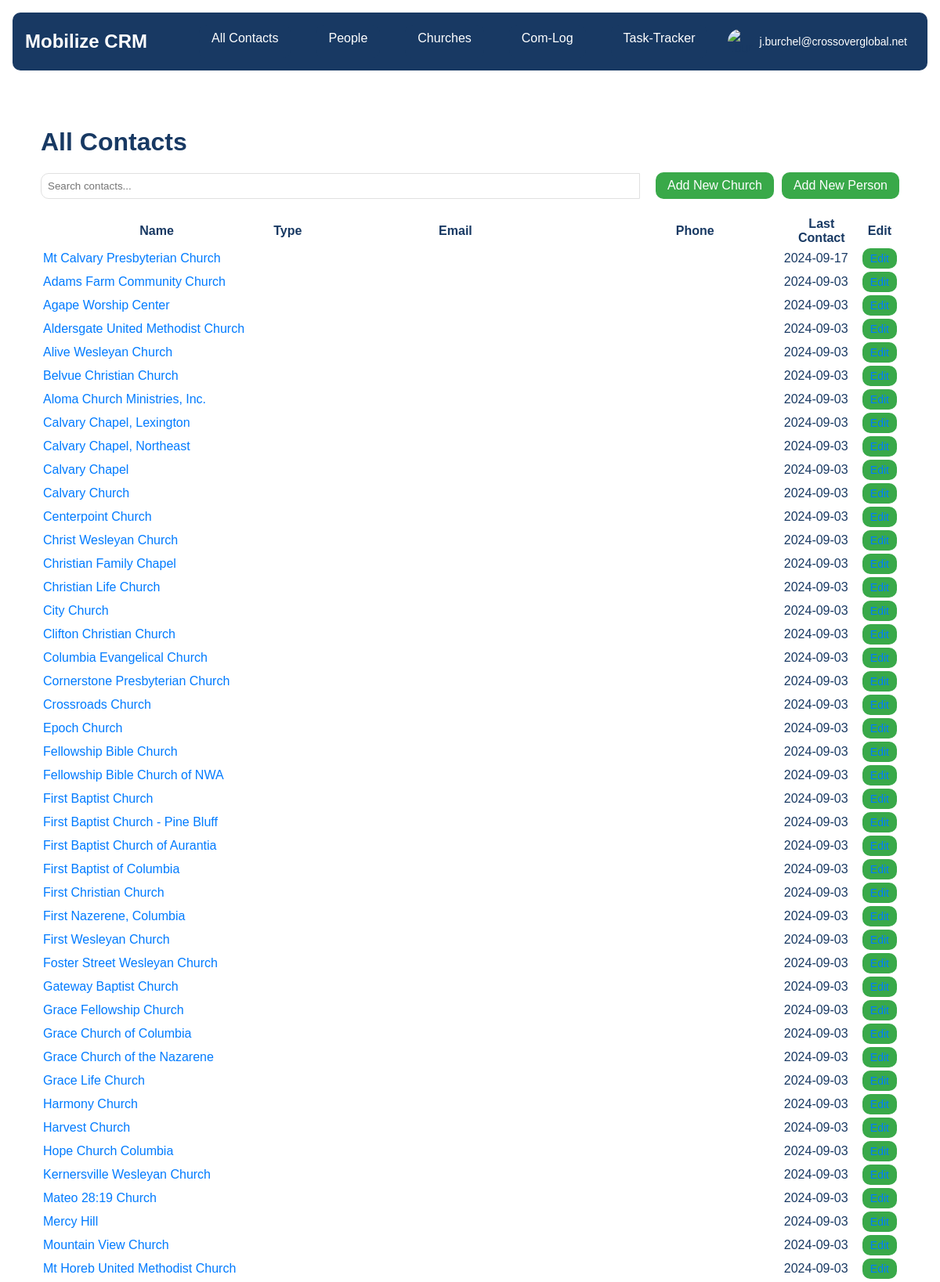
The page /contacts/ (signed in, upper part) on the database its author committed.
### userprofile/models.py (models this page shows, shortened)
class CustomUser(AbstractUser):
    profile_image = models.ImageField(upload_to='profile_images/', null=True, blank=True)
    profile_thumbnail = models.ImageField(upload_to='profile_thumbnails/', null=True, blank=True)
    email_signature = models.TextField(blank=True, null=True)
    google_refresh_token = models.CharField(max_length=255, blank=True, null=True)
    groups = models.ManyToManyField(
        'auth.Group',
        verbose_name='groups',
        blank=True,
        help_text='The groups this user belongs to. A user will get all permissions granted to each of their groups.',
        related_name='customuser_set',
        related_query_name='customuser',
    )
    user_permissions = models.ManyToManyField(
        'auth.Permission',
        verbose_name='user permissions',
        blank=True,
        help_text='Specific permissions for this user.',
        related_name='customuser_set',
        related_query_name='customuser',
    )

### contacts/models.py (models this page shows, shortened)
class Contact(models.Model):
    STATE = (
        ('al', 'AL'), ('ak', 'AK'), ('az', 'AZ'), ('ar', 'AR'), ('ca', 'CA'),('co', 'CO'),('ct', 'CT'),('de', 'DE'), ('fl', 'FL'), ('ga', 'GA'),
        ('hi', 'HI'), ('id', 'ID'), ('il', 'IL'), ('in', 'IN'), ('ia', 'IA'), ('ks', 'KS'), ('ky', 'KY'), ('la', 'LA'), ('me', 'ME'),
        ('md', 'MD'), ('ma', 'MA'), ('mi', 'MI'), ('mn', 'MN'), ('ms', 'MS'), ('mo', 'MO'), ('mt', 'MT'), ('ne', 'NE'), ('nv', 'NV'),
        ('nh', 'NH'), ('nj', 'NJ'), ('nm', 'NM'), ('ny', 'NY'), ('nc', 'NC'), ('nd', 'ND'), ('oh', 'OH'), ('ok', 'OK'), ('or', 'OR'),
        ('pa', 'PA'), ('ri', 'RI'), ('sc', 'SC'), ('sd', 'SD'), ('tn', 'TN'), ('tx', 'TX'), ('ut', 'UT'), ('vt', 'VT'), ('va', 'VA'),
        ('wa', 'WA'), ('wv', 'WV'), ('wi', 'WI'), ('wy', 'WY'),('dc', 'DC')
    )
    PREFERRED_CONTACT_METHODS = (
        ('email', 'Email'),('phone', 'Phone'),('text', 'Text'),('Facebook Messanger',
        'Facebook Messanger'),('whatsapp', 'Whatsapp'),('groupme', 'Groupme'),('signal', 'Signal'),('other', 'Other')
    )
    church_name = models.CharField(max_length=100, null=True, blank=True)
    first_name = models.CharField(max_length=100)
    last_name = models.CharField(max_length=100)
    image = models.ImageField(upload_to=get_image_path, null=True, blank=True)
    preferred_contact_method = models.CharField(max_length=100, choices=PREFERRED_CONTACT_METHODS)
    phone = models.CharField(max_length=50)
    email = models.EmailField()
    street_address = models.CharField(max_length=200, null=True, blank=True)
    city = models.CharField(max_length=100, null=True, blank=True)
    state = models.CharField(max_length=2, choices=STATE, null=True, blank=True)
    zip_code = models.CharField(max_length=10, null=True, blank=True)
    initial_notes = models.TextField(null=True, blank=True)
    date_created = models.DateField(auto_now_add=True,null=True, blank=True)
    date_modified = models.DateField(auto_now=True,null=True, blank=True)
    com_log = GenericRelation(ComLog)
    def get_name(self):
        if hasattr(self, 'church'):
            return self.church.church_name or "Unnamed Church"
        elif hasattr(self, 'people'):
            return f"{self.people.first_name} {self.people.last_name}".strip() or "Unnamed Person"
        else:
            return self.church_name or f"{self.first_name} {self.last_name}".strip() or "Unnamed Contact"

### contacts/views.py (the view)
# urls.py: path('', views.ContactListView.as_view(), name='contact_list'),
@method_decorator(login_required, name='dispatch')
class ContactListView(ListView):
    model = Contact
    template_name = 'contacts/contact_list.html'
    context_object_name = 'contacts'
    def get_queryset(self):
        return Contact.objects.select_related('people', 'church').order_by('last_name', 'first_name')
    def get_context_data(self, **kwargs):
        context = super().get_context_data(**kwargs)
        contacts_data = []
        for contact in context['contacts']:
            contact_dict = {
                'id': contact.id,
                'name': contact.get_name(),
                'type': 'Person' if hasattr(contact, 'people') else 'Church',
                'email': contact.email,
                'phone': contact.phone,
                'last_contact': contact.date_modified.strftime('%Y-%m-%d') if contact.date_modified else '',
            }
            contacts_data.append(contact_dict)
        context['contacts_json'] = json.dumps(contacts_data)
        return context

### contacts/templates/contacts/contact_list.html (shortened to what this page needs)
{% extends 'core/base.html' %}
{% load static %}
{% block extra_css %}
<link rel="stylesheet" href="{% static 'css/contacts_list.css' %}">
{% endblock %}
{% block content %}
<div class="container">
    <h1>All Contacts</h1>
    <div class="actions">
        <div class="search-bar">
            <input type="text" id="contact-search" placeholder="Search contacts...">
        </div>
        <div class="add-buttons">
            <a href="{% url 'contacts:add_contact' contact_type='church' %}" class="btn btn-primary">Add New Church</a>
            <a href="{% url 'contacts:add_contact' contact_type='people' %}" class="btn btn-primary">Add New Person</a>
        </div>
    </div>
    <table class="table">
            <thead>
                <tr>
                    <th>Name</th>
                    <th>Type</th>
                    <th>Email</th>
                    <th>Phone</th>
                    <th>Last Contact</th>
                    <th>Edit</th>
                </tr>
            </thead>
        <tbody id="contacts-body">
            {% for contact in contacts %}
                <tr>
                    <td>
                        {% if contact.church %}
                            <a href="{% url 'contacts:church_detail' contact.church.id %}">{{ contact.church.church_name }}</a>
                        {% elif contact.people %}
                            <a href="{% url 'contacts:person_detail' contact.people.id %}">{{ contact.people.first_name }} {{ contact.people.last_name }}</a>
                        {% else %}
                            {{ contact.get_name }}
                        {% endif %}
                    </td>
                    <td>{{ contact.get_type_display }}</td>
                    <td>{{ contact.email }}</td>
                    <td>{{ contact.phone }}</td>
                    <td>{{ contact.date_modified|date:"Y-m-d" }}</td>
                    <td>
                        {% if contact.church %}
                            <a href="{% url 'contacts:church_edit' contact.church.id %}" class="btn btn-sm btn-warning">Edit</a>
                        {% elif contact.people %}
                            <a href="{% url 'contacts:person_edit' contact.people.id %}" class="btn btn-sm btn-warning  ">Edit</a>
                        {% endif %}
                    </td>
                </tr>
            {% empty %}
                <tr>
                    <td colspan="6">No contacts found.</td>
                </tr>
            {% endfor %}
        </tbody>
    </table>
</div>
{% endblock %}

### core/templates/core/base.html (shortened to what this page needs)
{% load static %}
<!DOCTYPE html>
<html lang="en">
<head>
    {% block extra_css %}{% endblock %}
    <link rel="stylesheet" href="{% static 'css/main.css' %}">
</head>
<body>
    {% include 'core/partials/nav.html' %}
    <main id="app">
        {% block content %}{% endblock %}
    </main>
</body>
</html>

### core/templates/core/partials/nav.html (shortened to what this page needs)
{% load static %}
<nav class="navbar">
    <a href="/" class="navbar-brand">Mobilize CRM</a>
    <div class="navbar-menu">
        <a href="{% url 'contacts:contact_list' %}" class="navbar-item {% if request.resolver_match.url_name == 'all_contacts' %}active{% endif %}">All Contacts</a>
        <a href="{% url 'contacts:people_list' %}" class="navbar-item {% if request.resolver_match.url_name == 'people_list' %}active{% endif %}">People</a>
        <a href="{% url 'contacts:church_list' %}" class="navbar-item {% if request.resolver_match.url_name == 'church_list' %}active{% endif %}">Churches</a>
        <a href=" {% url 'com_log:list' %}" class="navbar-item {% if request.resolver_match.url_name == 'com_log' %}active{% endif %}">Com-Log</a>
        <a href="{% url 'task_tracker:task_list' %}" class="navbar-item {% if request.resolver_match.url_name == 'task_tracker' %}active{% endif %}">Task-Tracker</a>
        {% if user.is_authenticated %}
            <div class="user-menu">
                {% if user.has_profile_thumbnail %}
                    <img src="{{ user.profile_thumbnail.url }}" alt="{{ user.username }}" class="user-avatar">
                {% elif user.has_profile_image %}
                    <img src="{{ user.profile_image.url }}" alt="{{ user.username }}" class="user-avatar">
                {% else %}
                    <img src="{% static 'images/default_thumbnail.png' %}" alt="{{ user.username }}" class="user-avatar">
                {% endif %}
                <span class="user-menu-text">{{ user.username }}</span>
            </div>
        {% else %}
            <a href="{% url 'userprofile:login' %}" class="navbar-item {% if request.resolver_match.url_name == 'login' %}active{% endif %}">Login</a>
        {% endif %}
    </div>
</nav>
<antArtifact identifier="navbar-template-with-debug" type="application/vnd.ant.code" language="html" title="core/templates/core/partials/nav.html (dropdown-content section)">

### static/css/contacts_list.css (style rules this page uses)
:root { --pipeline-start: #183963; --pipeline-end: #39A949; --primary-white: #FFFFFF; --light-gray: #f0f0f0; --border-color: #e0e0e0; --border-radius: 10px; }
body { font-family: Arial, sans-serif; margin: 0; padding: 0; background-color: var(--primary-white); color: var(--pipeline-start); }
.container { max-width: 1500px; margin: 0 auto; padding: 20px; }
h1 { color: var(--pipeline-start); margin-bottom: 20px; }
.actions { display: flex; justify-content: space-between; align-items: center; margin-bottom: 20px }
.search-bar { display: flex; align-items: center; flex: 1; min-width: 200px; margin-right: 20px; }
.search-bar input[type="text"] { flex: 1; min-width: 100px; padding: 8px; border: 1px solid var(--border-color); border-radius: 10px 0 0 10px; margin-right: 0; }
.btn { padding: 8px 15px; border: none; cursor: pointer; text-decoration: none; display: inline-block; border-radius: 10px; white-space: nowrap; }
.btn-primary { background-color: var(--pipeline-end); color: var(--primary-white); }
.btn-sm { padding: 5px 10px; font-size: 0.875rem; border-radius: 10px; margin: auto; }
.btn-warning { background-color: var(--pipeline-end); color: var(--primary-white); }
.add-buttons { display: flex; gap: 10px; flex-shrink: 0; }
.add-buttons .btn-primary { width: auto; }
#contacts-body td a { color: #007bff; text-decoration: none; }

### static/css/main.css (style rules this page uses)
:root { --primary-blue: #183963; --primary-green: #39A949; --primary-gray: #7F7F7F; --primary-white: #FFFFFF; }
body { margin: 0; font-family: Arial, sans-serif; color: var(--primary-blue); background-color: var(--primary-white); }
.navbar { background-color: var(--primary-blue); padding: 1rem; display: flex; justify-content: space-between; align-items: center; margin: 1rem; border-radius: 10px; margin-bottom: auto !important; }
.navbar-brand { color: var(--primary-white); text-decoration: none; font-size: 1.5rem; font-weight: bold; }
.navbar-menu { display: flex; border-radius: 10px; }
.navbar-item { color: var(--primary-white); text-decoration: none; padding: 0.5rem 1rem; margin: 0 1rem; transition: background-color 0.3s; background-color: var(--primary-blue); border-radius: 10px !important; }
main { flex: 1; padding: 2rem; }
.user-menu { position: relative; display: flex; align-items: center; cursor: pointer; padding: 5px 10px; border-radius: 15px; transition: background-color 0.3s ease; }
.user-avatar { width: 32px; height: 32px; border-radius: 50%; object-fit: cover; margin-right: 8px; }
.user-menu-text { color: var(--primary-white); font-size: 14px; }

### rows shown on the page
CustomUser: username "j.burchel@crossoverglobal.net"
Contact: church.church_name "Mt Calvary Presbyterian Church", date_modified "2024-09-17", shows "Edit"
Contact: church.church_name "Adams Farm Community Church", date_modified "2024-09-03", shows "Edit"
Contact: church.church_name "Agape Worship Center", date_modified "2024-09-03", shows "Edit"
Contact: church.church_name "Aldersgate United Methodist Church", date_modified "2024-09-03", shows "Edit"
Contact: church.church_name "Alive Wesleyan Church", date_modified "2024-09-03", shows "Edit"
Contact: church.church_name "Belvue Christian Church", date_modified "2024-09-03", shows "Edit"
Contact: church.church_name "Aloma Church Ministries, Inc.", date_modified "2024-09-03", shows "Edit"
Contact: church.church_name "Calvary Chapel, Lexington", date_modified "2024-09-03", shows "Edit"
Contact: church.church_name "Calvary Chapel, Northeast", date_modified "2024-09-03", shows "Edit"
Contact: church.church_name "Calvary Chapel", date_modified "2024-09-03", shows "Edit"
Contact: church.church_name "Calvary Church", date_modified "2024-09-03", shows "Edit"
Contact: church.church_name "Centerpoint Church", date_modified "2024-09-03", shows "Edit"
Contact: church.church_name "Christ Wesleyan Church", date_modified "2024-09-03", shows "Edit"
Contact: church.church_name "Christian Family Chapel", date_modified "2024-09-03", shows "Edit"
Contact: church.church_name "Christian Life Church", date_modified "2024-09-03", shows "Edit"
Contact: church.church_name "City Church", date_modified "2024-09-03", shows "Edit"
Contact: church.church_name "Clifton Christian Church", date_modified "2024-09-03", shows "Edit"
Contact: church.church_name "Columbia Evangelical Church", date_modified "2024-09-03", shows "Edit"
Contact: church.church_name "Cornerstone Presbyterian Church", date_modified "2024-09-03", shows "Edit"
Contact: church.church_name "Crossroads Church", date_modified "2024-09-03", shows "Edit"
Contact: church.church_name "Epoch Church", date_modified "2024-09-03", shows "Edit"
Contact: church.church_name "Fellowship Bible Church", date_modified "2024-09-03", shows "Edit"
Contact: church.church_name "Fellowship Bible Church of NWA", date_modified "2024-09-03", shows "Edit"
Contact: church.church_name "First Baptist Church", date_modified "2024-09-03", shows "Edit"
Contact: church.church_name "First Baptist Church - Pine Bluff", date_modified "2024-09-03", shows "Edit"
Contact: church.church_name "First Baptist Church of Aurantia", date_modified "2024-09-03", shows "Edit"
Contact: church.church_name "First Baptist of Columbia", date_modified "2024-09-03", shows "Edit"
Contact: church.church_name "First Christian Church", date_modified "2024-09-03", shows "Edit"
Contact: church.church_name "First Nazerene, Columbia", date_modified "2024-09-03", shows "Edit"
Contact: church.church_name "First Wesleyan Church", date_modified "2024-09-03", shows "Edit"
Contact: church.church_name "Foster Street Wesleyan Church", date_modified "2024-09-03", shows "Edit"
Contact: church.church_name "Gateway Baptist Church", date_modified "2024-09-03", shows "Edit"
Contact: church.church_name "Grace Fellowship Church", date_modified "2024-09-03", shows "Edit"
Contact: church.church_name "Grace Church of Columbia", date_modified "2024-09-03", shows "Edit"
Contact: church.church_name "Grace Church of the Nazarene", date_modified "2024-09-03", shows "Edit"
Contact: church.church_name "Grace Life Church", date_modified "2024-09-03", shows "Edit"
Contact: church.church_name "Harmony Church", date_modified "2024-09-03", shows "Edit"
Contact: church.church_name "Harvest Church", date_modified "2024-09-03", shows "Edit"
Contact: church.church_name "Hope Church Columbia", date_modified "2024-09-03", shows "Edit"
Contact: church.church_name "Kernersville Wesleyan Church", date_modified "2024-09-03", shows "Edit"
Contact: church.church_name "Mateo 28:19 Church", date_modified "2024-09-03", shows "Edit"
Contact: church.church_name "Mercy Hill", date_modified "2024-09-03", shows "Edit"
Contact: church.church_name "Mountain View Church", date_modified "2024-09-03", shows "Edit"
Contact: church.church_name "Mt Horeb United Methodist Church", date_modified "2024-09-03", shows "Edit"
